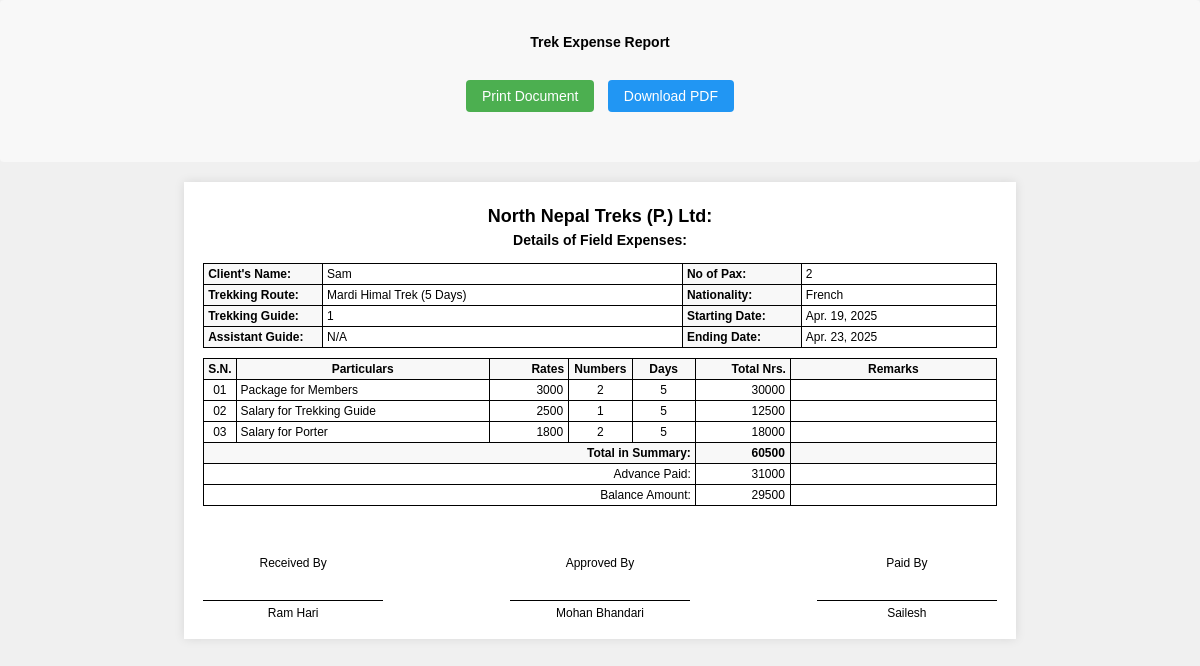
/expense/print/5/, run on the app's committed database.
### treks/models.py (models this page shows, shortened)
class TrekkingExpense(models.Model):
    client_name = models.CharField(max_length=100)
    nationality = models.CharField(max_length=100)
    trekking_route = models.CharField(max_length=200)
    duration_days = models.IntegerField(validators=[MinValueValidator(1)])
    starting_date = models.DateField()
    ending_date = models.DateField()
    issue_date = models.DateField(default=timezone.now)
    package_rate = models.IntegerField(null=True, blank=True)
    package_numbers = models.IntegerField(null=True, blank=True)
    package_days = models.IntegerField(null=True, blank=True)
    trekking_guide = models.CharField(max_length=100)
    guide_salary_rate = models.IntegerField(null=True, blank=True)
    guide_salary_days = models.IntegerField(null=True, blank=True)
    assistant_guide = models.CharField(max_length=100, blank=True, null=True)
    assistant_guide_salary_rate = models.IntegerField(null=True, blank=True)
    assistant_guide_days = models.IntegerField(null=True, blank=True)
    porter_salary_rate = models.IntegerField(null=True, blank=True)
    porter_numbers = models.IntegerField(null=True, blank=True)
    porter_days = models.IntegerField(null=True, blank=True)
    extra_expenses = models.IntegerField(default=0)
    remarks = models.TextField(blank=True)
    guide_advance_amount = models.IntegerField(default=0)
    porter_advance_amount = models.IntegerField(default=0)
    package_advance_amount = models.IntegerField(default=0)
    misc_advance_amount = models.IntegerField(default=0)
    assistant_guide_amount = models.IntegerField(default=0) # Add this line
    advance_paid = models.IntegerField(default=0)
    balance_amount = models.IntegerField(default=0)
    received_by = models.CharField(max_length=100)
    approved_by = models.CharField(max_length=100)
    paid_by = models.CharField(max_length=100)
    guide_advance_remark = models.CharField(max_length=255, blank=True, default='')
    porter_advance_remark = models.CharField(max_length=255, blank=True, default='')
    package_advance_remark = models.CharField(max_length=255, blank=True, default='')
    misc_advance_remark = models.CharField(max_length=255, blank=True, default='')
    assistant_advance_remark = models.CharField(max_length=255, blank=True, default='')
    @property
    def package_total(self):
        if all(v is not None for v in [self.package_rate, self.package_numbers, self.package_days]):
            return self.package_rate * self.package_numbers * self.package_days
        return 0
    @property
    def guide_salary_total(self):
        if all(v is not None for v in [self.guide_salary_rate, self.guide_salary_days]):
            return self.guide_salary_rate * self.guide_salary_days
        return 0
    @property
    def porter_salary_total(self):
        if all(v is not None for v in [self.porter_salary_rate, self.porter_numbers, self.porter_days]):
            return self.porter_salary_rate * self.porter_numbers * self.porter_days
        return 0
    @property
    def assistant_guide_salary_total(self):
        total = sum(ag.salary_total for ag in self.assistant_guides.all())
        if self.assistant_guide_salary_rate and self.assistant_guide_days:
            total += self.assistant_guide_salary_rate * self.assistant_guide_days
        return total
    @property
    def additional_expenses_total(self):
        return sum(expense.total_amount for expense in self.additional_expenses.all())
    @property
    def total_amount(self):
        return (
            self.package_total +
            self.guide_salary_total +
            self.porter_salary_total +
            self.assistant_guide_salary_total +
            self.extra_expenses +
            self.additional_expenses_total
        )

### treks/views.py (the view, shortened to what this page needs)
# urls.py: path('expense/print/<int:pk>/', views.print_expense, name='print_expense'),
def print_expense(request, pk):
    expense = get_object_or_404(TrekkingExpense, pk=pk)
    expense_list = []
    current_sn = 1
    if expense.package_rate:
        expense_list.append({
            'sn': current_sn,
            'particular': 'Package for Members',
            'rate': expense.package_rate,
            'numbers': expense.package_numbers,
            'days': expense.package_days,
            'total': expense.package_total,
            'remarks': ''
        })
        current_sn += 1
    if expense.guide_salary_rate:
        expense_list.append({
            'sn': current_sn,
            'particular': 'Salary for Trekking Guide',
            'rate': expense.guide_salary_rate,
            'numbers': 1,
            'days': expense.guide_salary_days,
            'total': expense.guide_salary_total,
            'remarks': ''
        })
        current_sn += 1
    if expense.porter_salary_rate:
        expense_list.append({
            'sn': current_sn,
            'particular': 'Salary for Porter',
            'rate': expense.porter_salary_rate,
            'numbers': expense.porter_numbers,
            'days': expense.porter_days,
            'total': expense.porter_salary_total,
            'remarks': ''
        })
        current_sn += 1
    return render(request, 'treks/print_expense.html', {
        'expense': expense,
        'expense_list': expense_list,
    })

### treks/templates/treks/print_expense.html (shortened to what this page needs)
<!DOCTYPE html>
<html>
<head>
</head>
<body>
    <div class="screen-only no-print">
        <h3>Trek Expense Report</h3>
        <div class="action-buttons">
            <button onclick="window.print()" class="btn btn-print">Print Document</button>
            <a href="{% url 'treks:download_expense_pdf' expense.id %}" class="btn btn-download">Download PDF</a>
        </div>
    </div>
    <div class="print-area">
        <div class="header">
            <h2>North Nepal Treks (P.) Ltd:</h2>
            <h3>Details of Field Expenses:</h3>
        </div>
        <table class="info-table">
            <tr>
                <th>Client's Name:</th>
                <td>{{ expense.client_name }}</td>
                <th>No of Pax:</th>
                <td>{{ expense.package_numbers }}</td>
            </tr>
            <tr>
                <th>Trekking Route:</th>
                <td>{{ expense.trekking_route }} ({{ expense.duration_days }} Days)</td>
                <th>Nationality:</th>
                <td>{{ expense.nationality }}</td>
            </tr>
            <tr>
                <th>Trekking Guide:</th>
                <td>{{ expense.trekking_guide }}</td>
                <th>Starting Date:</th>
                <td>{{ expense.starting_date|date:"M. d, Y" }}</td>
            </tr>
            <tr>
                <th>Assistant Guide:</th>
                <td>{{ expense.assistant_guide|default:"" }}</td>
                <th>Ending Date:</th>
                <td>{{ expense.ending_date|date:"M. d, Y" }}</td>
            </tr>
        </table>
        <table class="expense-table">
            <thead>
                <tr>
                    <th class="sno">S.N.</th>
                    <th class="particulars">Particulars</th>
                    <th class="rates">Rates</th>
                    <th class="numbers">Numbers</th>
                    <th class="days">Days</th>
                    <th class="total">Total Nrs.</th>
                    <th class="remarks">Remarks</th>
                </tr>
            </thead>
            <tbody>
                {% for exp in expense_list %}
                <tr>
                    <td class="sno">{% if exp.sn < 10 %}0{% endif %}{{ exp.sn }}</td>
                    <td>{{ exp.particular }}</td>
                    <td class="amount">{{ exp.rate|default_if_none:'' }}</td>
                    <td class="numbers">{{ exp.numbers|default_if_none:'' }}</td>
                    <td class="numbers">{{ exp.days|default_if_none:'' }}</td>
                    <td class="amount">{{ exp.total }}</td>
                    <td>{{ exp.remarks }}</td>
                </tr>
                {% endfor %}
            </tbody>
            <tfoot>
                <tr class="total-row">
                    <td colspan="5" style="text-align: right"><strong>Total in Summary:</strong></td>
                    <td class="amount"><strong>{{ expense.total_amount }}</strong></td>
                    <td>{{ expense.remarks }}</td>
                </tr>
                <tr>
                    <td colspan="5" style="text-align: right">Advance Paid:</td>
                    <td class="amount">{{ expense.advance_paid }}</td>
                    <td></td>
                </tr>
                <tr>
                    <td colspan="5" style="text-align: right">Balance Amount:</td>
                    <td class="amount">{{ expense.balance_amount }}</td>
                    <td></td>
                </tr>
            </tfoot>
        </table>
        <div class="signatures">
            <div class="signature-box">
                <div class="signature-role">Received By</div>
                <div class="signature-line"></div>
                <div class="signature-name">{{ expense.received_by }}</div>
            </div>
            <div class="signature-box">
                <div class="signature-role">Approved By</div>
                <div class="signature-line"></div>
                <div class="signature-name">{{ expense.approved_by }}</div>
            </div>
            <div class="signature-box">
                <div class="signature-role">Paid By</div>
                <div class="signature-line"></div>
                <div class="signature-name">{{ expense.paid_by }}</div>
            </div>
        </div>
</body>
</html>

### treks/templates/treks/print_expense.html (style rules this page uses)
body { font-family: Arial, sans-serif; font-size: 12px; margin: 0; padding: 0; background-color: #f0f0f0; }
.print-area { background-color: white; max-width: 21cm; margin: 20px auto; padding: 0.5cm; box-shadow: 0 0 10px rgba(0,0,0,0.1); }
.header { text-align: center; margin-bottom: 15px; }
.header h2, .header h3 { margin: 5px 0; }
table { width: 100%; border-collapse: collapse; margin-bottom: 10px; background-color: white; }
th, td { border: 1px solid black; padding: 3px 4px; font-size: 12px; }
.info-table th { width: 15%; text-align: left; background-color: #f8f8f8; }
.expense-table { margin-top: 5px; }
.expense-table th { background-color: #f8f8f8; font-weight: bold; }
.expense-table .sno { width: 4%; text-align: center; }
.expense-table .particulars { width: 32%; }
.expense-table .rates { width: 10%; text-align: right; }
.expense-table .numbers { width: 8%; text-align: center; }
.expense-table .days { width: 6%; text-align: center; }
.expense-table .total { width: 12%; text-align: right; }
.expense-table .remarks { width: 28%; }
.amount { text-align: right; padding-right: 5px; }
.total-row { font-weight: bold; background-color: #f8f8f8; }
.signatures { margin-top: 50px; display: flex; justify-content: space-between; page-break-inside: avoid; }
.signature-box { text-align: center; width: 180px; }
.signature-role { margin-bottom: 30px; }
.signature-line { border-top: 1px solid black; }
.signature-name { margin-top: 5px; }
.action-buttons { text-align: center; margin: 20px 0; padding: 10px; }
.btn { padding: 8px 16px; margin: 0 5px; border: none; border-radius: 4px; cursor: pointer; font-size: 14px; color: white; text-decoration: none; display: inline-block; }
.btn-print { background-color: #4CAF50; }
.btn-download { background-color: #2196F3; }
@media screen { .screen-only { background-color: #f8f8f8; padding: 20px; margin-bottom: 20px; border-radius: 4px; text-align: center; } }

### data on the page
TrekkingExpense: client_name "Sam", package_numbers "2", trekking_route "Mardi Himal Trek", duration_days "5", nationality "French", trekking_guide "1", starting_date "Apr. 19, 2025", assistant_guide "N/A", ending_date "Apr. 23, 2025", sn "1", particular "Package for Members", rate "3000", numbers "2", days "5", total "30000", sn "2", particular "Salary for Trekking Guide", rate "2500", numbers "1", total "12500", sn "3", particular "Salary for Porter", rate "1800", total "18000", total_amount "60500", advance_paid "31000", balance_amount "29500", received_by "Ram Hari", approved_by "Mohan Bhandari", paid_by "Sailesh"
